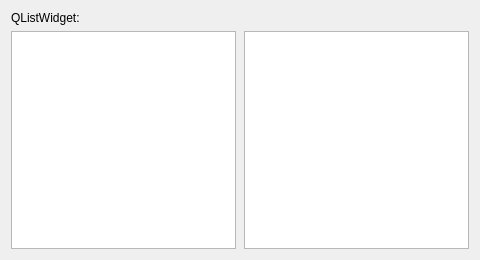
<?xml version="1.0" encoding="UTF-8"?>
<ui version="4.0"><class>Dialog</class><widget class="QDialog" name="Dialog"><property name="geometry"><rect><x>0</x><y>0</y><width>480</width><height>260</height></rect></property><property name="windowTitle"><string>#086 focus/171_list</string></property><layout class="QVBoxLayout" name="verticalLayout"><property name="leftMargin"><number>11</number></property><property name="topMargin"><number>11</number></property><property name="rightMargin"><number>11</number></property><property name="bottomMargin"><number>11</number></property><property name="spacing"><number>6</number></property><item><widget class="QLabel" name="l1"><property name="text"><string>QListWidget:</string></property></widget></item><item><layout class="QHBoxLayout" name="row"><property name="leftMargin"><number>0</number></property><property name="topMargin"><number>0</number></property><property name="rightMargin"><number>0</number></property><property name="bottomMargin"><number>0</number></property><property name="spacing"><number>8</number></property><item><widget class="QListWidget" name="idle"></widget></item><item><widget class="QListWidget" name="focus"></widget></item></layout></item></layout></widget></ui>
